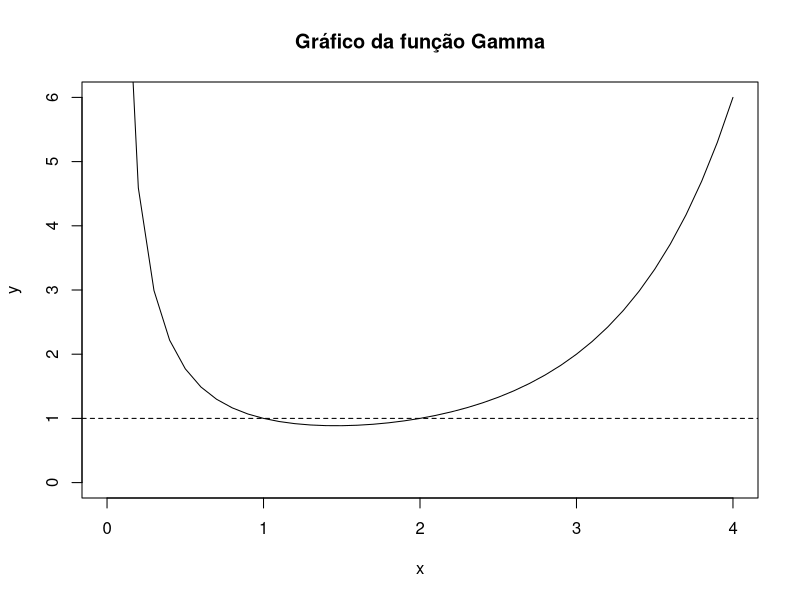
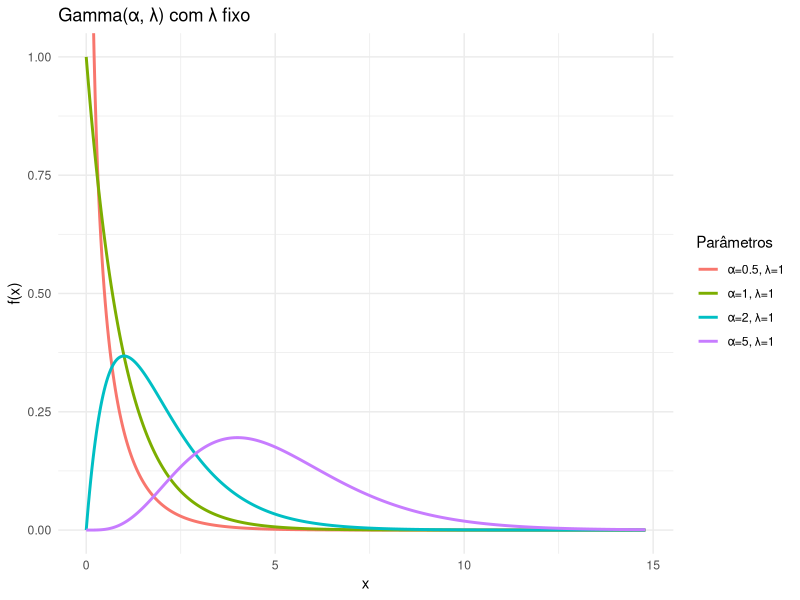
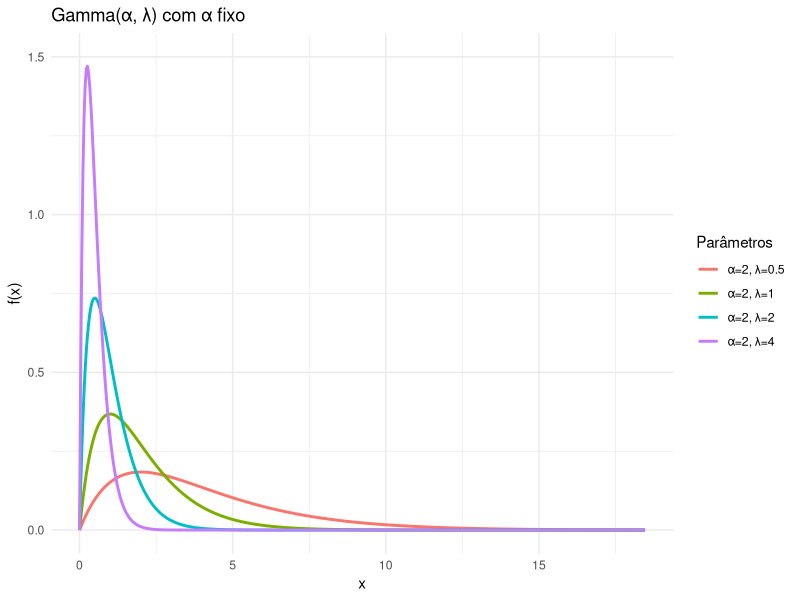
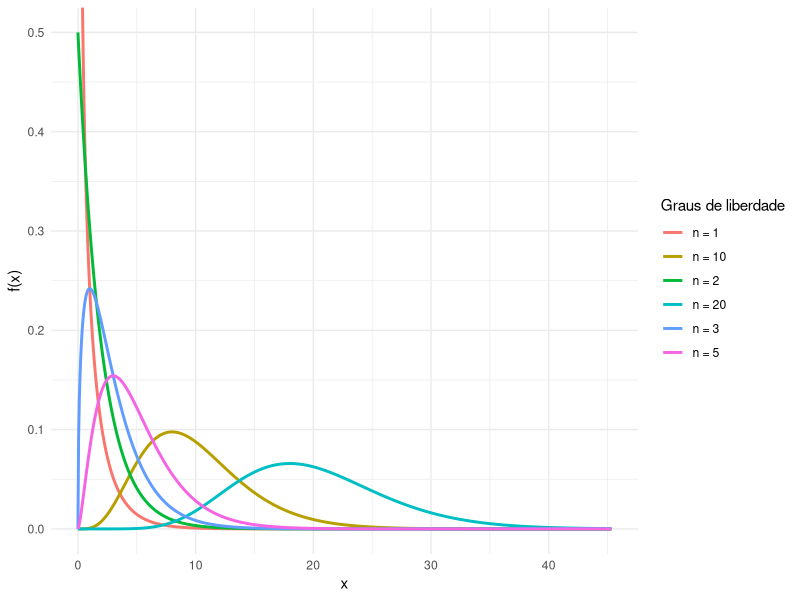
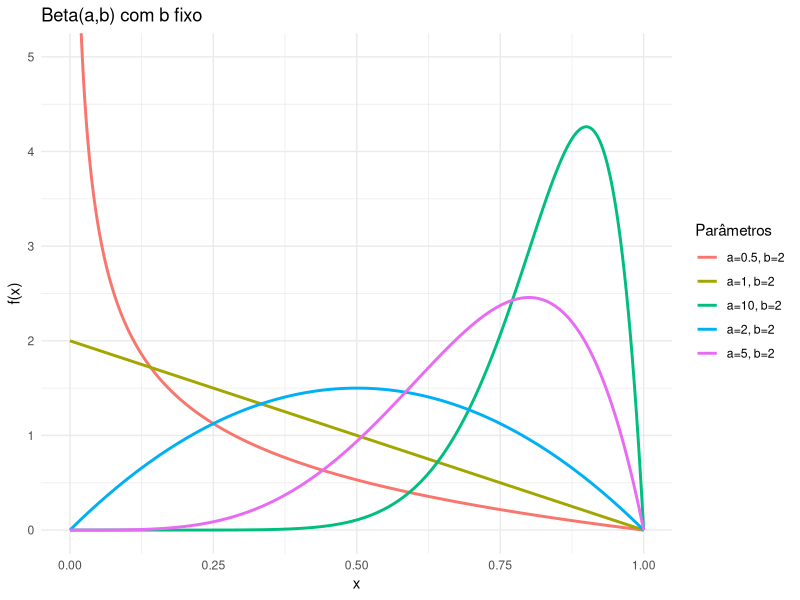
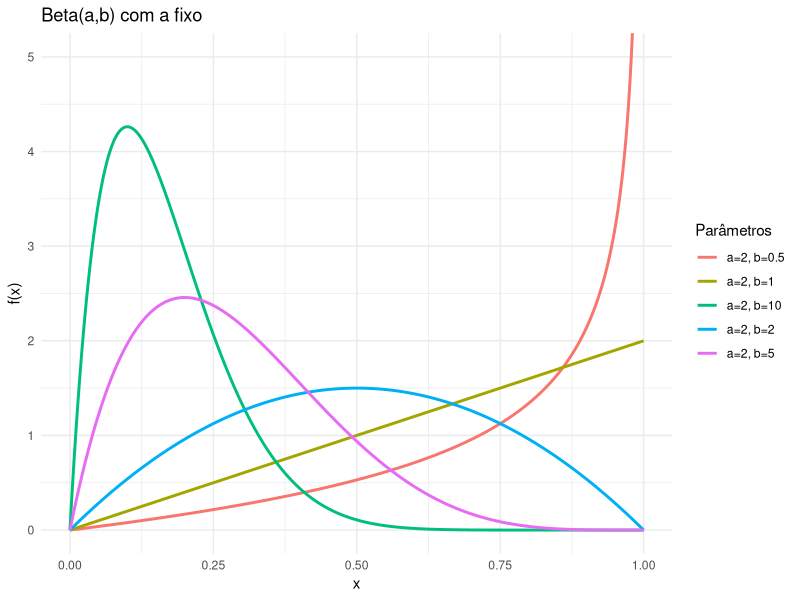
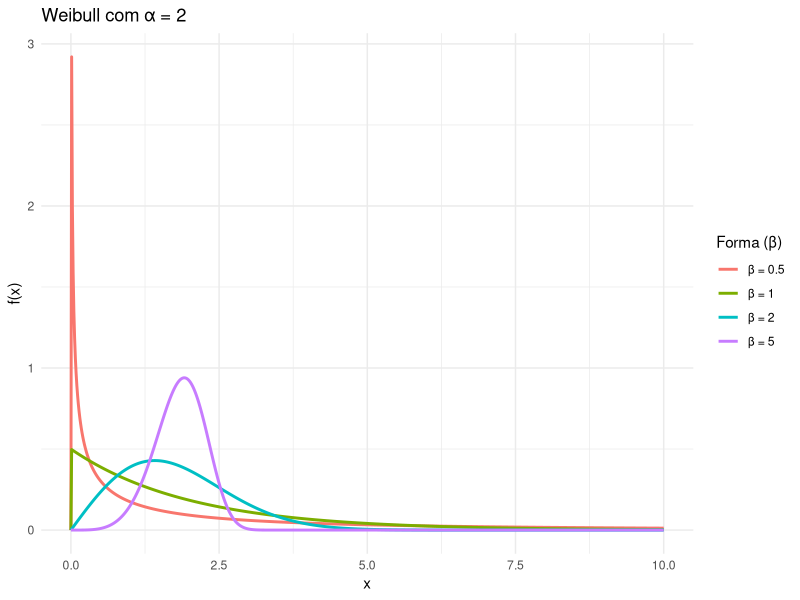
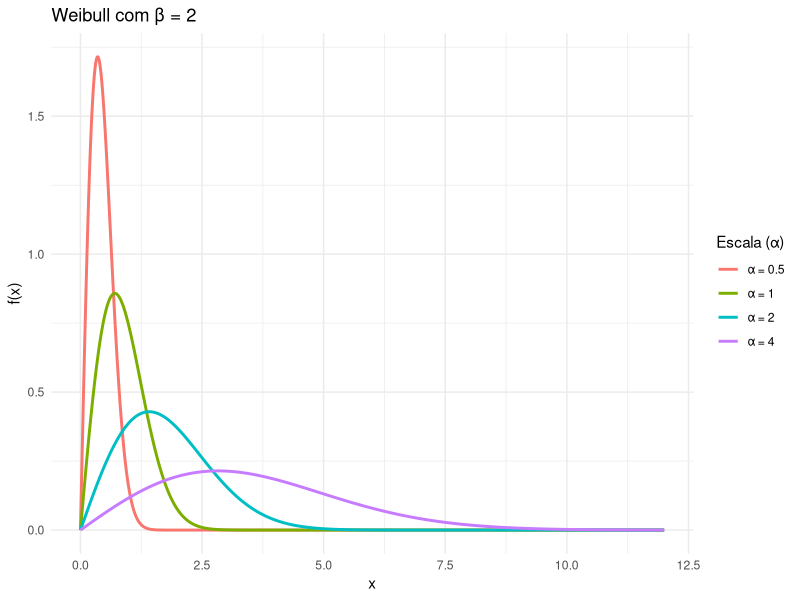

Generate these figures, in order, with R:
## ---- chunk 1
x <- seq(0,4,by=0.1)
y <- gamma(x)

plot(x,y,type = "l", ylim = c(0,6), main = "Gráfico da função Gamma")
abline(h=1,lty=2)

dados=data.frame(x=x,y=y)
## ---- chunk 2
#| label: fig-gamma-formas
#| fig-cap: "Distribuição Gama — variação do shape (α) com λ fixo."
#| warning: false
#| message: false

library(ggplot2)

# 1) Varia α, mantém λ fixo
alphas <- c(0.5, 1, 2, 5)
lambda_fixed <- 1

x1 <- seq(0, qgamma(0.999, shape = max(alphas), rate = lambda_fixed), length.out = 500)
df1 <- do.call(rbind, lapply(alphas, function(a) {
  data.frame(
    x = x1,
    dens = dgamma(x1, shape = a, rate = lambda_fixed),
    curva = paste0("α=", a, ", λ=", lambda_fixed)
  )
}))

ggplot(df1, aes(x, dens, color = curva)) +
  geom_line(linewidth = 1) +
  labs(x = "x", y = "f(x)", color = "Parâmetros",
       title = "Gamma(α, λ) com λ fixo") +
  coord_cartesian(ylim = c(0, 1)) +
  theme_minimal()

## ---- chunk 3
#| label: fig-gamma-taxas
#| fig-cap: "Distribuição Gama — variação da taxa (λ) com α fixo."
#| warning: false
#| message: false

# 2) Varia λ, mantém α fixo
lambdas <- c(0.5, 1, 2, 4)
alpha_fixed <- 2

x2 <- seq(0, qgamma(0.999, shape = alpha_fixed, rate = min(lambdas)), length.out = 500)
df2 <- do.call(rbind, lapply(lambdas, function(lmb) {
  data.frame(
    x = x2,
    dens = dgamma(x2, shape = alpha_fixed, rate = lmb),
    curva = paste0("α=", alpha_fixed, ", λ=", lmb)
  )
}))

ggplot(df2, aes(x, dens, color = curva)) +
  geom_line(linewidth = 1) +
  labs(x = "x", y = "f(x)", color = "Parâmetros",
       title = "Gamma(α, λ) com α fixo") +
  coord_cartesian(ylim = c(0, 1.5)) +
  theme_minimal()


## ---- chunk 4
#| label: fig-chisq-multicurves
#| fig-cap: "Densidades qui-quadrado para vários graus de liberdade n."
#| warning: false
#| message: false

library(ggplot2)

# densidade na parametrização do enunciado
dchisq_param <- function(x, n) {
  ifelse(
    x < 0, 0,
    (1 / (2^(n/2) * gamma(n/2))) * exp(-x/2) * x^(n/2 - 1)
  )
}

ns <- c(1, 2, 3, 5, 10, 20)  # graus de liberdade a comparar
xmax <- qchisq(0.999, df = max(ns))  # limite x adequado
x <- seq(0, xmax, length.out = 800)

df_plot <- do.call(rbind, lapply(ns, function(n) {
  data.frame(
    x = x,
    dens = dchisq_param(x, n),
    curva = paste0("n = ", n)
  )
}))

ggplot(df_plot, aes(x, dens, color = curva)) +
  geom_line(linewidth = 1) +
  labs(x = "x", y = "f(x)", color = "Graus de liberdade") +
  coord_cartesian(ylim = c(0, 0.5)) +
  theme_minimal()

## ---- chunk 5
#| label: fig-beta-varia-a
#| fig-cap: "Distribuição Beta — variação de a (shape1) com b fixo."
#| warning: false
#| message: false

library(ggplot2)

# 1) Varia a (shape1), mantém b (shape2) fixo
a_vals <- c(0.5, 1, 2, 5, 10)
b_fixed <- 2

x1 <- seq(0, 1, length.out = 800)
df1 <- do.call(rbind, lapply(a_vals, function(a) {
  data.frame(
    x = x1,
    dens = dbeta(x1, shape1 = a, shape2 = b_fixed),
    curva = paste0("a=", a, ", b=", b_fixed)
  )
}))

ggplot(df1, aes(x, dens, color = curva)) +
  geom_line(linewidth = 1) +
  labs(x = "x", y = "f(x)", color = "Parâmetros",
       title = "Beta(a,b) com b fixo") +
  coord_cartesian(ylim = c(0, 5)) +
  theme_minimal()

## ---- chunk 6
#| label: fig-beta-varia-b
#| fig-cap: "Distribuição Beta — variação de b (shape2) com a fixo."
#| warning: false
#| message: false

# 2) Varia b (shape2), mantém a (shape1) fixo
b_vals <- c(0.5, 1, 2, 5, 10)
a_fixed <- 2

x2 <- seq(0, 1, length.out = 800)
df2 <- do.call(rbind, lapply(b_vals, function(b) {
  data.frame(
    x = x2,
    dens = dbeta(x2, shape1 = a_fixed, shape2 = b),
    curva = paste0("a=", a_fixed, ", b=", b)
  )
}))

ggplot(df2, aes(x, dens, color = curva)) +
  geom_line(linewidth = 1) +
  labs(x = "x", y = "f(x)", color = "Parâmetros",
       title = "Beta(a,b) com a fixo") +
  coord_cartesian(ylim = c(0, 5)) +
  theme_minimal()

## ---- chunk 7
#| label: fig-weibull-var
#| fig-cap: "Distribuição Weibull — variação de β (forma) com α fixo."
#| warning: false
#| message: false

library(ggplot2)

# densidade Weibull 2-parâmetros com nu=0
dweibull_ab <- function(x, alpha, beta){
  ifelse(
    x <= 0, 0,
    (beta/alpha)*(x/alpha)^(beta-1)*exp(-(x/alpha)^beta)
  )
}

alpha_fixed <- 2      # escala fixa
betas <- c(0.5, 1, 2, 5) # diferentes formas

x <- seq(0, 10, length.out = 800)

df <- do.call(rbind, lapply(betas, function(b){
  data.frame(
    x = x,
    dens = dweibull_ab(x, alpha = alpha_fixed, beta = b),
    curva = paste0("β = ", b)
  )
}))

ggplot(df, aes(x, dens, color = curva)) +
  geom_line(linewidth = 1) +
  labs(x = "x", y = "f(x)", color = "Forma (β)",
       title = paste0("Weibull com α = ", alpha_fixed)) +
  theme_minimal()


## ---- chunk 8
#| label: fig-weibull-var-alpha
#| fig-cap: "Distribuição Weibull — variação de α (escala) com β fixo."
#| warning: false
#| message: false

library(ggplot2)

# densidade Weibull 2-parâmetros com nu=0
dweibull_ab <- function(x, alpha, beta){
  ifelse(
    x <= 0, 0,
    (beta/alpha)*(x/alpha)^(beta-1)*exp(-(x/alpha)^beta)
  )
}

beta_fixed <- 2           # forma fixa
alphas <- c(0.5, 1, 2, 4) # diferentes escalas

x <- seq(0, 12, length.out = 800)

df2 <- do.call(rbind, lapply(alphas, function(a){
  data.frame(
    x = x,
    dens = dweibull_ab(x, alpha = a, beta = beta_fixed),
    curva = paste0("α = ", a)
  )
}))

ggplot(df2, aes(x, dens, color = curva)) +
  geom_line(linewidth = 1) +
  labs(x = "x", y = "f(x)", color = "Escala (α)",
       title = paste0("Weibull com β = ", beta_fixed)) +
  theme_minimal()

